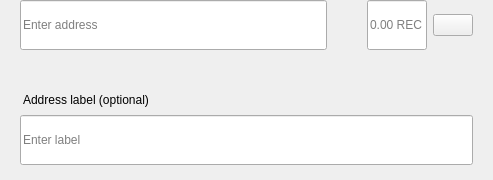
<?xml version="1.0" encoding="UTF-8"?>
<ui version="4.0">
 <class>SendMultiRow</class>
 <widget class="QWidget" name="SendMultiRow">
  <property name="geometry">
   <rect>
    <x>0</x>
    <y>0</y>
    <width>493</width>
    <height>180</height>
   </rect>
  </property>
  <property name="minimumSize">
   <size>
    <width>0</width>
    <height>0</height>
   </size>
  </property>
  <property name="maximumSize">
   <size>
    <width>16777215</width>
    <height>16777215</height>
   </size>
  </property>
  <property name="windowTitle">
   <string>Form</string>
  </property>
  <layout class="QVBoxLayout" name="verticalLayout_3">
   <property name="spacing">
    <number>0</number>
   </property>
   <property name="leftMargin">
    <number>0</number>
   </property>
   <property name="topMargin">
    <number>0</number>
   </property>
   <property name="rightMargin">
    <number>20</number>
   </property>
   <property name="bottomMargin">
    <number>5</number>
   </property>
   <item alignment="Qt::AlignTop">
    <widget class="QWidget" name="widget" native="true">
     <property name="sizePolicy">
      <sizepolicy hsizetype="Expanding" vsizetype="Maximum">
       <horstretch>0</horstretch>
       <verstretch>0</verstretch>
      </sizepolicy>
     </property>
     <property name="minimumSize">
      <size>
       <width>0</width>
       <height>60</height>
      </size>
     </property>
     <property name="maximumSize">
      <size>
       <width>16777215</width>
       <height>85</height>
      </size>
     </property>
     <layout class="QHBoxLayout" name="horizontalLayout" stretch="6,0,2">
      <property name="spacing">
       <number>0</number>
      </property>
      <property name="leftMargin">
       <number>8</number>
      </property>
      <property name="topMargin">
       <number>0</number>
      </property>
      <property name="rightMargin">
       <number>0</number>
      </property>
      <property name="bottomMargin">
       <number>0</number>
      </property>
      <item alignment="Qt::AlignTop">
       <widget class="QStackedWidget" name="stackedAddress">
        <property name="minimumSize">
         <size>
          <width>0</width>
          <height>50</height>
         </size>
        </property>
        <property name="maximumSize">
         <size>
          <width>16777215</width>
          <height>50</height>
         </size>
        </property>
        <widget class="QWidget" name="page_4">
         <property name="sizePolicy">
          <sizepolicy hsizetype="Expanding" vsizetype="Preferred">
           <horstretch>0</horstretch>
           <verstretch>0</verstretch>
          </sizepolicy>
         </property>
         <property name="minimumSize">
          <size>
           <width>0</width>
           <height>50</height>
          </size>
         </property>
         <property name="maximumSize">
          <size>
           <width>16777215</width>
           <height>55</height>
          </size>
         </property>
         <layout class="QVBoxLayout" name="verticalLayout_7">
          <property name="spacing">
           <number>0</number>
          </property>
          <property name="leftMargin">
           <number>12</number>
          </property>
          <property name="topMargin">
           <number>0</number>
          </property>
          <property name="rightMargin">
           <number>0</number>
          </property>
          <property name="bottomMargin">
           <number>0</number>
          </property>
          <item>
           <widget class="QLineEdit" name="lineEditAddress">
            <property name="minimumSize">
             <size>
              <width>0</width>
              <height>50</height>
             </size>
            </property>
            <property name="maximumSize">
             <size>
              <width>16777215</width>
              <height>50</height>
             </size>
            </property>
            <property name="placeholderText">
             <string>Enter address</string>
            </property>
           </widget>
          </item>
         </layout>
        </widget>
        <widget class="QWidget" name="page_3"/>
       </widget>
      </item>
      <item>
       <spacer name="horizontalSpacer_3">
        <property name="orientation">
         <enum>Qt::Horizontal</enum>
        </property>
        <property name="sizeType">
         <enum>QSizePolicy::Fixed</enum>
        </property>
        <property name="sizeHint" stdset="0">
         <size>
          <width>40</width>
          <height>20</height>
         </size>
        </property>
       </spacer>
      </item>
      <item>
       <layout class="QHBoxLayout" name="horizontalLayout_2">
        <property name="spacing">
         <number>6</number>
        </property>
        <item alignment="Qt::AlignTop">
         <widget class="QLineEdit" name="lineEditAmount">
          <property name="sizePolicy">
           <sizepolicy hsizetype="Expanding" vsizetype="Preferred">
            <horstretch>0</horstretch>
            <verstretch>0</verstretch>
           </sizepolicy>
          </property>
          <property name="minimumSize">
           <size>
            <width>0</width>
            <height>50</height>
           </size>
          </property>
          <property name="maximumSize">
           <size>
            <width>16777215</width>
            <height>50</height>
           </size>
          </property>
          <property name="maxLength">
           <number>17</number>
          </property>
          <property name="alignment">
           <set>Qt::AlignLeading|Qt::AlignLeft|Qt::AlignVCenter</set>
          </property>
          <property name="placeholderText">
           <string notr="true">0.00 REC</string>
          </property>
         </widget>
        </item>
        <item>
         <layout class="QVBoxLayout" name="verticalLayout">
          <property name="topMargin">
           <number>14</number>
          </property>
          <property name="bottomMargin">
           <number>0</number>
          </property>
          <item alignment="Qt::AlignTop">
           <widget class="QPushButton" name="btnMenu">
            <property name="minimumSize">
             <size>
              <width>0</width>
              <height>0</height>
             </size>
            </property>
            <property name="maximumSize">
             <size>
              <width>16777215</width>
              <height>16777215</height>
             </size>
            </property>
            <property name="focusPolicy">
             <enum>Qt::NoFocus</enum>
            </property>
            <property name="text">
             <string/>
            </property>
           </widget>
          </item>
         </layout>
        </item>
       </layout>
      </item>
     </layout>
    </widget>
   </item>
   <item>
    <widget class="QWidget" name="layoutLabel" native="true">
     <property name="minimumSize">
      <size>
       <width>0</width>
       <height>0</height>
      </size>
     </property>
     <property name="maximumSize">
      <size>
       <width>16777215</width>
       <height>16777215</height>
      </size>
     </property>
     <layout class="QVBoxLayout" name="verticalLayout_9">
      <property name="spacing">
       <number>6</number>
      </property>
      <property name="leftMargin">
       <number>20</number>
      </property>
      <property name="topMargin">
       <number>0</number>
      </property>
      <property name="rightMargin">
       <number>0</number>
      </property>
      <property name="bottomMargin">
       <number>10</number>
      </property>
      <item>
       <spacer name="verticalSpacer">
        <property name="orientation">
         <enum>Qt::Vertical</enum>
        </property>
        <property name="sizeType">
         <enum>QSizePolicy::Fixed</enum>
        </property>
        <property name="sizeHint" stdset="0">
         <size>
          <width>20</width>
          <height>20</height>
         </size>
        </property>
       </spacer>
      </item>
      <item>
       <widget class="QLabel" name="labelSubtitleDescription">
        <property name="styleSheet">
         <string notr="true">margin-bottom:2px;
margin-left:0.05px;
padding:0px;</string>
        </property>
        <property name="text">
         <string>Address label (optional)</string>
        </property>
       </widget>
      </item>
      <item>
       <widget class="QLineEdit" name="lineEditDescription">
        <property name="minimumSize">
         <size>
          <width>0</width>
          <height>50</height>
         </size>
        </property>
        <property name="maximumSize">
         <size>
          <width>16777215</width>
          <height>50</height>
         </size>
        </property>
        <property name="placeholderText">
         <string>Enter label</string>
        </property>
       </widget>
      </item>
     </layout>
    </widget>
   </item>
  </layout>
 </widget>
 <resources/>
 <connections/>
</ui>
